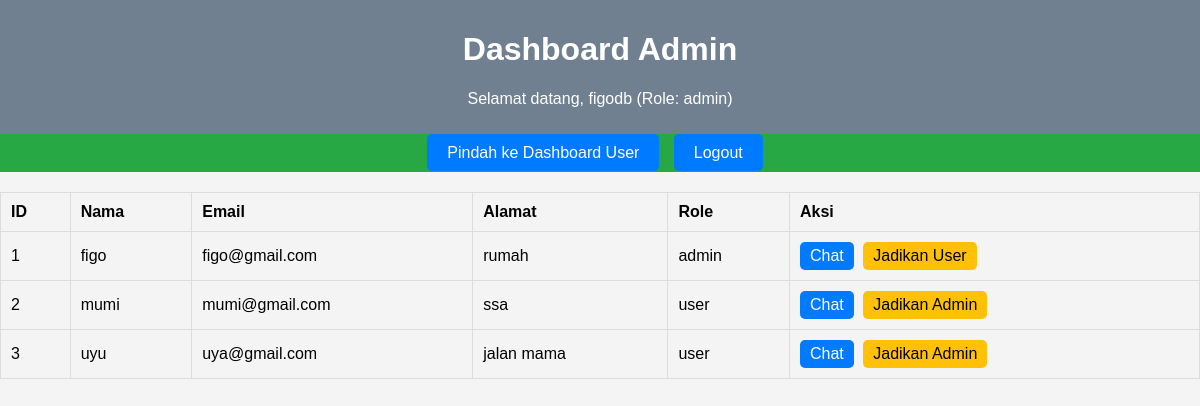
Page /admindas.php (signed in) on the committed database.
### tables this page shows
CREATE TABLE `data_user` (
  `id` int(11) NOT NULL,
  `nama` varchar(255) NOT NULL,
  `username` varchar(255) NOT NULL,
  `email` varchar(255) NOT NULL,
  `password` varchar(255) NOT NULL,
  `alamat` text DEFAULT NULL,
  `role` enum('admin','user') NOT NULL DEFAULT 'user'
);

### admindas.php (the view, shortened to what this page needs)
<?php
require 'db.php';
$sql = "SELECT * FROM data_user";
$result = $conn->query($sql);
?>
<!DOCTYPE html>
<html lang="en">
<head>
</head>
<body>
    <div class="header">
        <h1>Dashboard Admin</h1>
        <p>Selamat datang, <?= $_SESSION['username'] ?> (Role: <?= $_SESSION['role'] ?>)</p>
    </div>
    <div class="menu">
        <a href="adminduser.php">Pindah ke Dashboard User</a>
        <a href="exit.php">Logout</a>
    </div>
    <table>
        <thead>
            <tr>
                <th>ID</th>
                <th>Nama</th>
                <th>Email</th>
                <th>Alamat</th>
                <th>Role</th>
                <th>Aksi</th>
            </tr>
        </thead>
        <tbody>
            <?php if ($result->num_rows > 0): ?>
                <?php while ($row = $result->fetch_assoc()): ?>
                    <tr>
                        <td><?= $row['id'] ?></td>
                        <td><?= $row['nama'] ?></td>
                        <td><?= $row['email'] ?></td>
                        <td><?= $row['alamat'] ?></td>
                        <td id="role-<?= $row['id'] ?>"><?= $row['role'] ?></td>
                        <td>
                            <a href="adminkeuser.php?receiver_id=<?= $row['id'] ?>" class="chat-link">Chat</a>
                             <?php if ($row['role'] == 'user'): ?>
                                <a href="#" class="change-role-link change-role" data-id="<?= $row['id'] ?>" data-role="admin">Jadikan Admin</a>
                             <?php else: ?>
                                 <a href="#" class="change-role-link change-role" data-id="<?= $row['id'] ?>" data-role="user">Jadikan User</a>
                             <?php endif; ?>
                        </td>
                    </tr>
                <?php endwhile; ?>
            <?php else: ?>
                <tr>
                    <td colspan="6">Tidak ada data pengguna</td>
                </tr>
            <?php endif; ?>
        </tbody>
    </table>
</body>
</html>

### admindas.php (style rules this page uses)
body { font-family: Arial, sans-serif; background-color: #f4f4f4; margin: 0; padding: 0; }
.header { background-color: #708090; color: white; padding: 10px 20px; text-align: center; }
.menu { background-color: #28a745; color: white; padding: 10px; text-align: center; }
.menu a { text-decoration: none; color: white; background-color: #007BFF; padding: 10px 20px; margin-right: 10px; border-radius: 5px; }
table { width: 100%; border-collapse: collapse; margin: 20px 0; }
table, th, td { border: 1px solid #ddd; }
th, td { padding: 10px; text-align: left; }
.chat-link { display: inline-block; padding: 5px 10px; background-color: #007BFF; color: white; text-decoration: none; border-radius: 5px; }
.change-role-link { display: inline-block; padding: 5px 10px; background-color: #ffc107; color: #000; text-decoration: none; border-radius: 5px; margin-left: 5px; }

### rows in the picture
data_user: id "1", nama "figo", email "figo@gmail.com", alamat "rumah", role "admin"
data_user: id "2", nama "mumi", email "mumi@gmail.com", alamat "ssa", role "user"
data_user: id "3", nama "uyu", email "uya@gmail.com", alamat "jalan mama", role "user"

### other values in the picture
$_SESSION['username'] "figodb"
$_SESSION['role'] "admin"
